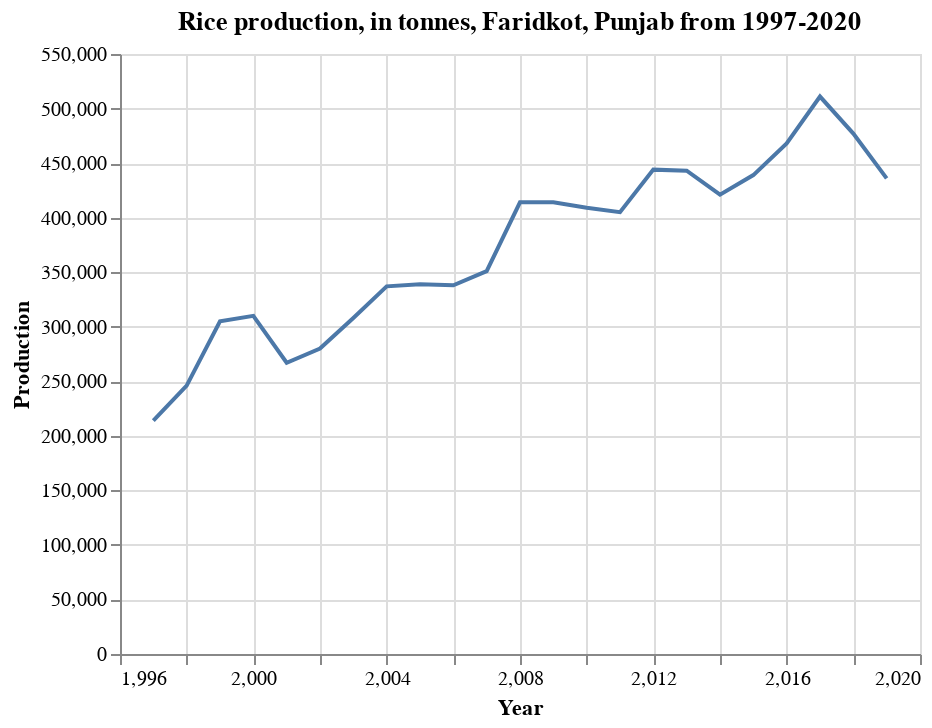

Notebook code for this chart:
### Markdown cell above
### FARIDKOT

### Code cell
df_pj_far = df_pj_rice.loc[df['District'] == 'FARIDKOT']

alt.Chart(df_pj_far).mark_line().encode(
    x='Year',
    y=('Production')
).properties(
    title='Rice production, in tonnes, Faridkot, Punjab from 1997-2020')

### Figure 1 — Vega-Lite specification as saved in the notebook (floating-point values rounded to 4 significant figures)
{"$schema": "https://vega.github.io/schema/vega-lite/v4.17.0.json", "config": {"view": {"continuousHeight": 300, "continuousWidth": 400}}, "data": {"name": "data-99c3bf4e827d49ceb77d348588a43564"}, "datasets": {"data-99c3bf4e827d49ceb77d348588a43564": [{"Area": 70000, "Area Units": "Hectare", "Crop": "Rice", "District": "FARIDKOT", "Production": 267000, "Production Units": "Tonnes", "Season": "Kharif", "State": "Punjab", "Year": 2001, "Yield": 3.814}, {"Area": 86000, "Area Units": "Hectare", "Crop": "Rice", "District": "FARIDKOT", "Production": 280000, "Production Units": "Tonnes", "Season": "Kharif", "State": "Punjab", "Year": 2002, "Yield": 3.256}, {"Area": 84000, "Area Units": "Hectare", "Crop": "Rice", "District": "FARIDKOT", "Production": 308000, "Production Units": "Tonnes", "Season": "Kharif", "State": "Punjab", "Year": 2003, "Yield": 3.667}, {"Area": 88000, "Area Units": "Hectare", "Crop": "Rice", "District": "FARIDKOT", "Production": 337000, "Production Units": "Tonnes", "Season": "Kharif", "State": "Punjab", "Year": 2004, "Yield": 3.83}, {"Area": 86000, "Area Units": "Hectare", "Crop": "Rice", "District": "FARIDKOT", "Production": 339000, "Production Units": "Tonnes", "Season": "Kharif", "State": "Punjab", "Year": 2005, "Yield": 3.942}, {"Area": 85000, "Area Units": "Hectare", "Crop": "Rice", "District": "FARIDKOT", "Production": 338000, "Production Units": "Tonnes", "Season": "Kharif", "State": "Punjab", "Year": 2006, "Yield": 3.976}, {"Area": 87000, "Area Units": "Hectare", "Crop": "Rice", "District": "FARIDKOT", "Production": 351000, "Production Units": "Tonnes", "Season": "Kharif", "State": "Punjab", "Year": 2007, "Yield": 4.034}, {"Area": 95000, "Area Units": "Hectare", "Crop": "Rice", "District": "FARIDKOT", "Production": 414000, "Production Units": "Tonnes", "Season": "Kharif", "State": "Punjab", "Year": 2008, "Yield": 4.358}, {"Area": 98000, "Area Units": "Hectare", "Crop": "Rice", "District": "FARIDKOT", "Production": 414000, "Production Units": "Tonnes", "Season": "Kharif", "State": "Punjab", "Year": 2009, "Yield": 4.224}, {"Area": 101000, "Area Units": "Hectare", "Crop": "Rice", "District": "FARIDKOT", "Production": 409000, "Production Units": "Tonnes", "Season": "Kharif", "State": "Punjab", "Year": 2010, "Yield": 4.05}, {"Area": 101000, "Area Units": "Hectare", "Crop": "Rice", "District": "FARIDKOT", "Production": 405000, "Production Units": "Tonnes", "Season": "Kharif", "State": "Punjab", "Year": 2011, "Yield": 4.01}, {"Area": 102000, "Area Units": "Hectare", "Crop": "Rice", "District": "FARIDKOT", "Production": 444000, "Production Units": "Tonnes", "Season": "Kharif", "State": "Punjab", "Year": 2012, "Yield": 4.353}, {"Area": 104000, "Area Units": "Hectare", "Crop": "Rice", "District": "FARIDKOT", "Production": 443000, "Production Units": "Tonnes", "Season": "Kharif", "State": "Punjab", "Year": 2013, "Yield": 4.26}, {"Area": 106000, "Area Units": "Hectare", "Crop": "Rice", "District": "FARIDKOT", "Production": 421000, "Production Units": "Tonnes", "Season": "Kharif", "State": "Punjab", "Year": 2014, "Yield": 3.972}, {"Area": 110000, "Area Units": "Hectare", "Crop": "Rice", "District": "FARIDKOT", "Production": 439000, "Production Units": "Tonnes", "Season": "Kharif", "State": "Punjab", "Year": 2015, "Yield": 3.991}, {"Area": 115000, "Area Units": "Hectare", "Crop": "Rice", "District": "FARIDKOT", "Production": 468000, "Production Units": "Tonnes", "Season": "Kharif", "State": "Punjab", "Year": 2016, "Yield": 4.07}, {"Area": 115000, "Area Units": "Hectare", "Crop": "Rice", "District": "FARIDKOT", "Production": 511000, "Production Units": "Tonnes", "Season": "Kharif", "State": "Punjab", "Year": 2017, "Yield": 4.443}, {"Area": 116000, "Area Units": "Hectare", "Crop": "Rice", "District": "FARIDKOT", "Production": 477000, "Production Units": "Tonnes", "Season": "Kharif", "State": "Punjab", "Year": 2018, "Yield": 4.112}, {"Area": 116000, "Area Units": "Hectare", "Crop": "Rice", "District": "FARIDKOT", "Production": 436000, "Production Units": "Tonnes", "Season": "Kharif", "State": "Punjab", "Year": 2019, "Yield": 3.759}, {"Area": 56000, "Area Units": "Hectare", "Crop": "Rice", "District": "FARIDKOT", "Production": 214000, "Production Units": "Tonnes", "Season": "Kharif", "State": "Punjab", "Year": 1997, "Yield": 3.821}, {"Area": 82000, "Area Units": "Hectare", "Crop": "Rice", "District": "FARIDKOT", "Production": 246000, "Production Units": "Tonnes", "Season": "Kharif", "State": "Punjab", "Year": 1998, "Yield": 3}, {"Area": 90000, "Area Units": "Hectare", "Crop": "Rice", "District": "FARIDKOT", "Production": 305000, "Production Units": "Tonnes", "Season": "Kharif", "State": "Punjab", "Year": 1999, "Yield": 3.389}, {"Area": 90000, "Area Units": "Hectare", "Crop": "Rice", "District": "FARIDKOT", "Production": 310000, "Production Units": "Tonnes", "Season": "Kharif", "State": "Punjab", "Year": 2000, "Yield": 3.444}]}, "encoding": {"x": {"field": "Year", "type": "quantitative"}, "y": {"field": "Production", "type": "quantitative"}}, "mark": "line", "title": "Rice production, in tonnes, Faridkot, Punjab from 1997-2020"}
